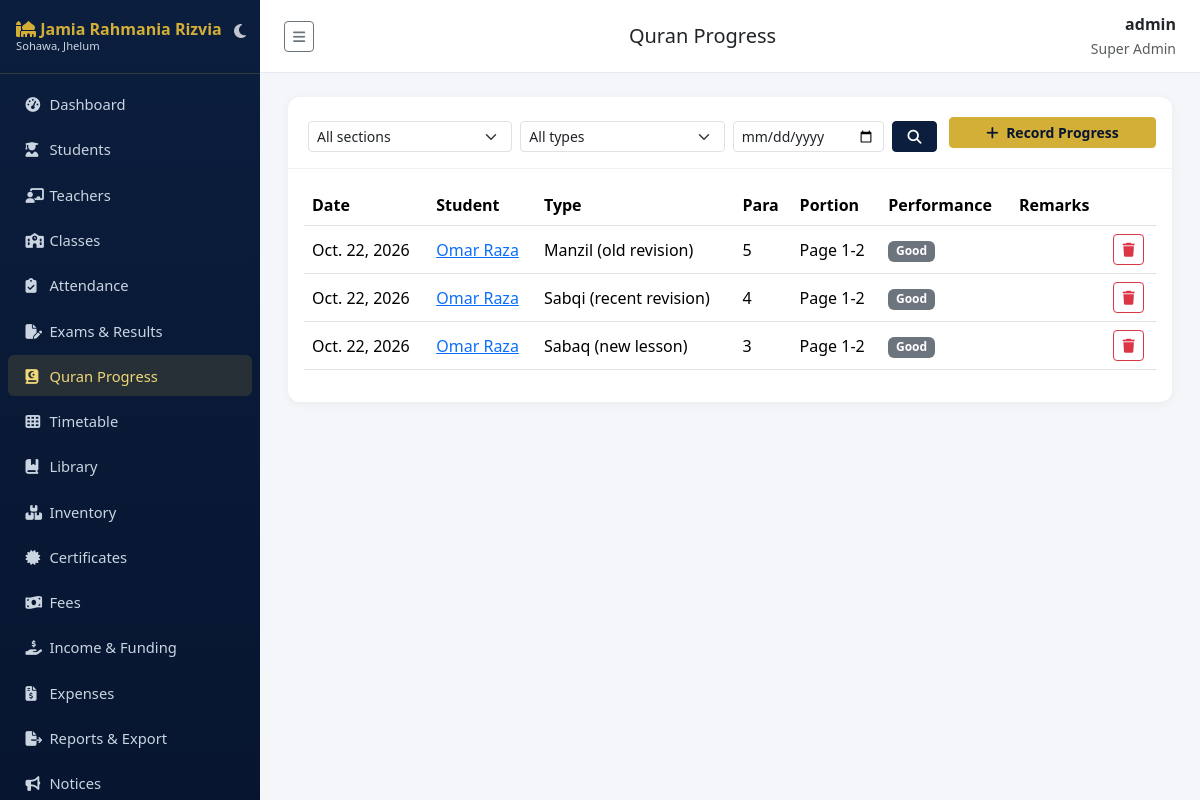
Page /hifz/ (signed in) on the committed database.
### accounts/models.py (models this page shows, shortened)
class User(AbstractUser):
    class Role(models.TextChoices):
        SUPER_ADMIN = "SUPER_ADMIN", "Super Admin"
        PRINCIPAL = "PRINCIPAL", "Principal"
        ADMIN = "ADMIN", "Admin"
        TEACHER = "TEACHER", "Teacher"
        STUDENT = "STUDENT", "Student"
        PARENT = "PARENT", "Parent"
        ACCOUNTANT = "ACCOUNTANT", "Accountant"
        LIBRARIAN = "LIBRARIAN", "Librarian"
        STAFF = "STAFF", "Staff"
    role = models.CharField(max_length=20, choices=Role.choices, default=Role.STUDENT)
    phone = models.CharField(max_length=20, blank=True)
    photo = models.ImageField(upload_to="profile_photos/", blank=True, null=True)

### hifz/models.py (models this page shows, shortened)
class HifzRecord(models.Model):
    class Kind(models.TextChoices):
        SABAQ = "SABAQ", "Sabaq (new lesson)"
        SABQI = "SABQI", "Sabqi (recent revision)"
        MANZIL = "MANZIL", "Manzil (old revision)"
    class Performance(models.TextChoices):
        EXCELLENT = "EXCELLENT", "Excellent"
        GOOD = "GOOD", "Good"
        AVERAGE = "AVERAGE", "Average"
        WEAK = "WEAK", "Weak"
    student = models.ForeignKey("students.Student", on_delete=models.CASCADE, related_name="hifz_records")
    date = models.DateField(default=datetime.date.today)
    kind = models.CharField(max_length=7, choices=Kind.choices, default=Kind.SABAQ)
    para = models.PositiveSmallIntegerField("Para (Juz)", validators=[MinValueValidator(1), MaxValueValidator(30)])
    portion = models.CharField(max_length=100, blank=True, help_text="e.g. Page 3–5, Ruku 2, Surah name")
    performance = models.CharField(max_length=10, choices=Performance.choices, default=Performance.GOOD)
    remarks = models.CharField(max_length=200, blank=True)
    recorded_by = models.ForeignKey("accounts.User", on_delete=models.SET_NULL, null=True, blank=True)
    class Meta:
        ordering = ["-date", "-id"]

### students/models.py (models this page shows, shortened)
class Student(models.Model):
    class Status(models.TextChoices):
        ACTIVE = "ACTIVE", "Active"
        INACTIVE = "INACTIVE", "Inactive"
        SUSPENDED = "SUSPENDED", "Suspended"
        TRANSFERRED = "TRANSFERRED", "Transferred"
        GRADUATED = "GRADUATED", "Graduated"
    class Blood(models.TextChoices):
        A_POS = "A+", "A+"
        A_NEG = "A-", "A-"
        B_POS = "B+", "B+"
        B_NEG = "B-", "B-"
        AB_POS = "AB+", "AB+"
        AB_NEG = "AB-", "AB-"
        O_POS = "O+", "O+"
        O_NEG = "O-", "O-"
    user = models.OneToOneField(settings.AUTH_USER_MODEL, on_delete=models.CASCADE, related_name="student_profile", null=True, blank=True)
    parent = models.ForeignKey(settings.AUTH_USER_MODEL, on_delete=models.SET_NULL, null=True, blank=True, related_name="children", limit_choices_to={"role": "PARENT"})
    admission_number = models.CharField(max_length=20, unique=True)
    roll_number = models.CharField(max_length=20, blank=True)
    first_name = models.CharField(max_length=100)
    last_name = models.CharField(max_length=100)
    date_of_birth = models.DateField()
    gender = models.CharField(max_length=10, choices=[("M", "Male"), ("F", "Female"), ("O", "Other")])
    blood_group = models.CharField(max_length=5, choices=Blood.choices, blank=True)
    photo = models.ImageField(upload_to="student_photos/", blank=True, null=True)
    address = models.TextField(blank=True)
    section = models.ForeignKey("academics.Section", on_delete=models.SET_NULL, null=True, blank=True, related_name="students")
    admission_date = models.DateField(auto_now_add=True)
    previous_school = models.CharField(max_length=200, blank=True)
    status = models.CharField(max_length=15, choices=Status.choices, default=Status.ACTIVE)
    guardian_name = models.CharField(max_length=150, blank=True)
    guardian_relation = models.CharField(max_length=50, blank=True)
    guardian_phone = models.CharField(max_length=20, blank=True)
    guardian_email = models.EmailField(blank=True)
    emergency_contact_name = models.CharField(max_length=150, blank=True)
    emergency_contact_phone = models.CharField(max_length=20, blank=True)
    class Meta:
        ordering = ["admission_number"]
    @property
    def full_name(self):
        return f"{self.first_name} {self.last_name}"

### hifz/views.py (the view)
# urls.py: path("", views.record_list, name="list"),
@role_required(*TEACHING_ROLES)
def record_list(request):
    qs = HifzRecord.objects.filter(student__in=allowed_students(request.user, strict=True)).select_related("student", "student__section")
    section = request.GET.get("section")
    kind = request.GET.get("kind")
    date = request.GET.get("date")
    if section:
        qs = qs.filter(student__section_id=section)
    if kind:
        qs = qs.filter(kind=kind)
    if date:
        qs = qs.filter(date=date)
    return render(request, "hifz/record_list.html", {
        "records": qs[:200], "sections": allowed_sections(request.user, strict=True), "kinds": HifzRecord.Kind.choices,
        "f_section": section or "", "f_kind": kind or "", "f_date": date or "",
    })

### templates/hifz/record_list.html (shortened to what this page needs)
{% extends "base.html" %}
{% block page_title %}Quran Progress{% endblock %}
{% block content %}
<div class="card">
<div class="card-header p-3 bg-transparent">
  <div class="row g-2 align-items-center">
    <div class="col-md-9">
      <form method="get" class="row g-2 m-0">
        <div class="col-sm-4">
          <select name="section" class="form-select form-select-sm">
            <option value="">All sections</option>
          </select>
        </div>
        <div class="col-sm-4">
          <select name="kind" class="form-select form-select-sm">
            <option value="">All types</option>
          </select>
        </div>
        <div class="col-sm-3">
          <input type="date" name="date" value="{{ f_date }}" class="form-control form-control-sm">
        </div>
        <div class="col-sm-1">
          <button class="btn btn-sm btn-navy w-100" type="submit"><i class="fa-solid fa-search"></i></button>
        </div>
      </form>
    </div>
    <div class="col-md-3 text-end">
      <a href="{% url 'hifz:add' %}" class="btn btn-gold btn-sm w-100 py-1 fw-semibold">
        <i class="fa-solid fa-plus me-1"></i> Record Progress
      </a>
    </div>
  </div>
</div>
  <div class="card-body table-responsive">
    <table class="table table-hover align-middle">
      <thead><tr><th>Date</th><th>Student</th><th>Type</th><th>Para</th><th>Portion</th><th>Performance</th><th>Remarks</th><th></th></tr></thead>
      <tbody>
      {% for r in records %}
        <tr><td>{{ r.date }}</td><td><a href="{% url 'hifz:student' r.student.pk %}">{{ r.student.full_name }}</a></td><td>{{ r.get_kind_display }}</td><td>{{ r.para }}</td><td>{{ r.portion }}</td>
          <td><span class="badge bg-secondary">{{ r.get_performance_display }}</span></td><td>{{ r.remarks }}</td>
          <td><a href="{% url 'hifz:delete' r.pk %}" class="btn btn-sm btn-outline-danger"><i class="fa-solid fa-trash"></i></a></td></tr>
      {% empty %}<tr><td colspan="8" class="text-center text-muted">No records yet.</td></tr>{% endfor %}
      </tbody>
    </table>
  </div>
</div>
{% endblock %}

### templates/base.html (shortened to what this page needs)
{% load static %}
<!DOCTYPE html>
<html lang="en" id="theme-wrapper" data-bs-theme="light">
<head>
<link href="https://cdn.jsdelivr.net/npm/bootstrap@5.3.3/dist/css/bootstrap.min.css" rel="stylesheet">
<link href="https://cdnjs.cloudflare.com/ajax/libs/font-awesome/6.5.1/css/all.min.css" rel="stylesheet">
<link href="{% static 'css/style.css' %}" rel="stylesheet">
</head>
<body>
<nav class="sidebar" id="sidebar">
  <div class="brand d-flex justify-content-between align-items-center">
    <div>
      <i class="fa-solid fa-mosque"></i> Jamia Rahmania Rizvia
      <small class="d-block" style="font-size:.7rem;color:#cbd5e1;font-weight:400">Sohawa, Jhelum</small>
    </div>
    <button id="theme-toggle-btn" class="btn p-1 border-0 text-white opacity-75 hover-opacity-100" title="Switch Theme" style="background: transparent; box-shadow: none;">
      <i class="fa-solid fa-moon fs-6" id="theme-icon"></i>
    </button>
  </div>
  <ul class="nav flex-column py-2">
    {% if request.user.role in "STUDENT,PARENT" %}
      <li class="nav-item"><a class="nav-link {% if request.resolver_match.namespace == 'portal' %}active{% endif %}" href="{% url 'portal:home' %}"><i class="fa-solid fa-gauge-high"></i> My Portal</a></li>
      <li class="nav-item"><a class="nav-link {% if request.resolver_match.namespace == 'notices' and request.resolver_match.url_name == 'list' %}active{% endif %}" href="{% url 'notices:list' %}"><i class="fa-solid fa-bullhorn"></i> Notices</a></li>
      <li class="nav-item"><a class="nav-link {% if request.resolver_match.namespace == 'timetable' %}active{% endif %}" href="{% url 'timetable:view' %}"><i class="fa-solid fa-table-cells"></i> Timetable</a></li>
      <li class="nav-item"><a class="nav-link" href="{% url 'notices:event_list' %}"><i class="fa-solid fa-calendar-days"></i> Events</a></li>
    {% else %}
      <li class="nav-item"><a class="nav-link {% if request.resolver_match.namespace == 'dashboard' %}active{% endif %}" href="{% url 'dashboard:index' %}"><i class="fa-solid fa-gauge-high"></i> Dashboard</a></li>
      <li class="nav-item"><a class="nav-link {% if request.resolver_match.namespace == 'students' %}active{% endif %}" href="{% url 'students:list' %}"><i class="fa-solid fa-user-graduate"></i> Students</a></li>
      {% if request.user.is_superuser or request.user.role in "SUPER_ADMIN,PRINCIPAL,ADMIN" %}
      <li class="nav-item"><a class="nav-link {% if request.resolver_match.namespace == 'teachers' %}active{% endif %}" href="{% url 'teachers:list' %}"><i class="fa-solid fa-chalkboard-user"></i> Teachers</a></li>
      <li class="nav-item"><a class="nav-link {% if request.resolver_match.url_name == 'class_list' %}active{% endif %}" href="{% url 'academics:class_list' %}"><i class="fa-solid fa-school"></i> Classes</a></li>
      {% endif %}
      <li class="nav-item"><a class="nav-link " href="{% url 'attendance:mark' %}"><i class="fa-solid fa-clipboard-check"></i> Attendance</a></li>
      {% if request.user.is_superuser or request.user.role in "SUPER_ADMIN,PRINCIPAL,ADMIN,TEACHER" %}
      <li class="nav-item"><a class="nav-link {% if request.resolver_match.namespace == 'exams' %}active{% endif %}" href="{% url 'exams:list' %}"><i class="fa-solid fa-file-pen"></i> Exams &amp; Results</a></li>
      <li class="nav-item"><a class="nav-link {% if request.resolver_match.namespace == 'hifz' %}active{% endif %}" href="{% url 'hifz:list' %}"><i class="fa-solid fa-book-quran"></i> Quran Progress</a></li>
      {% endif %}
      <li class="nav-item"><a class="nav-link " href="{% url 'timetable:view' %}"><i class="fa-solid fa-table-cells"></i> Timetable</a></li>
      <li class="nav-item"><a class="nav-link {% if request.resolver_match.namespace == 'library' %}active{% endif %}" href="{% url 'library:books' %}"><i class="fa-solid fa-book-bookmark"></i> Library</a></li>
      {% if request.user.is_superuser or request.user.role in "SUPER_ADMIN,PRINCIPAL,ADMIN,STAFF,LIBRARIAN" %}
      <li class="nav-item"><a class="nav-link {% if request.resolver_match.namespace == 'inventory' %}active{% endif %}" href="{% url 'inventory:list' %}"><i class="fa-solid fa-boxes-stacked"></i> Inventory</a></li>
      {% endif %}
      {% if request.user.is_superuser or request.user.role in "SUPER_ADMIN,PRINCIPAL,ADMIN" %}
      <li class="nav-item"><a class="nav-link {% if request.resolver_match.namespace == 'certificates' %}active{% endif %}" href="{% url 'certificates:list' %}"><i class="fa-solid fa-certificate"></i> Certificates</a></li>
      {% endif %}
      {% if request.user.is_superuser or request.user.role in "SUPER_ADMIN,PRINCIPAL,ADMIN,ACCOUNTANT" %}
      <li class="nav-item"><a class="nav-link {% if request.resolver_match.url_name == 'payment_list' %}active{% endif %}" href="{% url 'fees:payment_list' %}"><i class="fa-solid fa-money-bill-wave"></i> Fees</a></li>
      <li class="nav-item"><a class="nav-link {% if request.resolver_match.url_name == 'income_list' %}active{% endif %}" href="{% url 'fees:income_list' %}"><i class="fa-solid fa-hand-holding-dollar"></i> Income &amp; Funding</a></li>
      <li class="nav-item"><a class="nav-link {% if request.resolver_match.url_name == 'expense_list' %}active{% endif %}" href="{% url 'fees:expense_list' %}"><i class="fa-solid fa-file-invoice-dollar"></i> Expenses</a></li>
      {% endif %}
      {% if request.user.is_superuser or request.user.role in "SUPER_ADMIN,PRINCIPAL,ADMIN,ACCOUNTANT" %}
      <li class="nav-item"><a class="nav-link {% if request.resolver_match.namespace == 'reports' %}active{% endif %}" href="{% url 'reports:index' %}"><i class="fa-solid fa-file-export"></i> Reports &amp; Export</a></li>
      {% endif %}
      <li class="nav-item"><a class="nav-link {% if request.resolver_match.namespace == 'notices' %}active{% endif %}" href="{% url 'notices:list' %}"><i class="fa-solid fa-bullhorn"></i> Notices</a></li>
    {% endif %}
  </ul>
</nav>
<div class="main-content">
  <div class="topbar">
    <button class="btn btn-sm btn-outline-secondary" id="sidebarToggle" type="button" title="Show / hide menu" aria-label="Toggle menu"><i class="fa-solid fa-bars"></i></button>
    <h5 class="mb-0">{% block page_title %}Dashboard{% endblock %}</h5>
    <div class="text-end">
      <div class="fw-semibold">{{ request.user.get_full_name|default:request.user.username }}</div>
      <small class="text-muted">{{ request.user.get_role_display }}</small>
    </div>
  </div>
  {% block content %}{% endblock %}
</div>
</body>
</html>

### rows in the picture
User: user.get_full_name "admin", user.role "Super Admin"
HifzRecord: date "Oct. 22, 2026", student.full_name "Omar Raza", kind "Manzil (old revision)", para "5", portion "Page 1-2", performance "Good"
HifzRecord: date "Oct. 22, 2026", student.full_name "Omar Raza", kind "Sabqi (recent revision)", para "4", portion "Page 1-2", performance "Good"
HifzRecord: date "Oct. 22, 2026", student.full_name "Omar Raza", kind "Sabaq (new lesson)", para "3", portion "Page 1-2", performance "Good"
